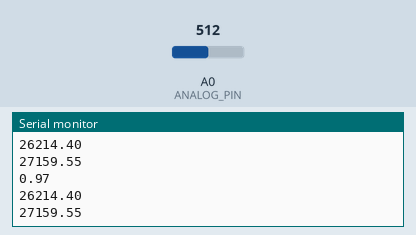
This sketch was run on a simulated Arduino Uno, built with avr-gcc and run on an emulated ATmega328P. Parts: the last lines printed to the serial monitor. Inputs (shaded band) come from the test bench; at power-on: A0 (ANALOG_PIN) = 512.

Above: at 1.8 s.
1.9 s: A0 (ANALOG_PIN) set to 716
At 2.6 s:
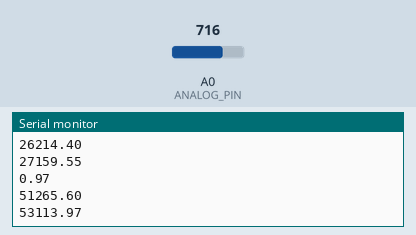
3.4 s: A0 (ANALOG_PIN) set to 900
At 4.8 s:
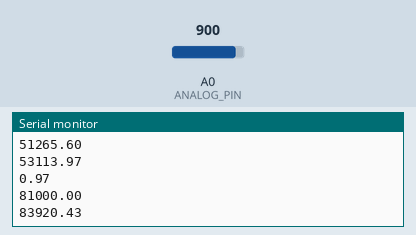
Timing chart, 0 to 6.4 s (numbered marks = the images above; inputs shaded):
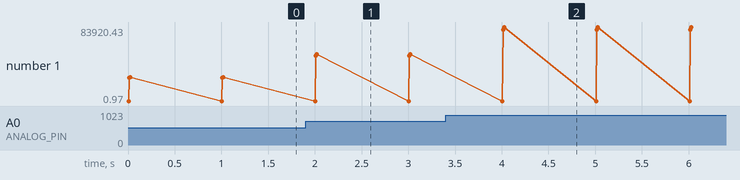

Measured:
- after the input at 1.9 s, the serial monitor: prints a new line after 0.11 s (image 1)
- after the input at 3.4 s, the serial monitor: prints a new line after 0.61 s (image 2)
- plotted number 1: 27159.55 → 53113.97 after the input at 1.9 s, 53113.97 → 83920.43 after the input at 3.4 s

The sketch:

pyranomter.ino
```cpp
#define ANALOG_PIN A0 // Analog pin
#define RESISTANCE 10 // Resistance in thousands of ohms
volatile float PANEL_LENGTH = 127; // Length of solar cell in mm
volatile float PANEL_WIDTH = 76; // Width of solar cell in mm
volatile float Area;
volatile float Power;
volatile float Radiation;
/*
* Main Setup function
*/
void setup() {
// Begin serial communication
Serial.begin(9600);
Serial.println("Test");
}
/*
* Main Setup function
*/
void loop() {
Area = PANEL_LENGTH * PANEL_WIDTH / (100*100); // we are dividing by 10000 get the area in square meters
Power = pow(analogRead( ANALOG_PIN ), 2) / RESISTANCE ; // Calculating power
Radiation = Power / Area;
Serial.println(Area);
Serial.println(Power);
Serial.println(Radiation);
Serial.println();
delay(1000);
}
```
